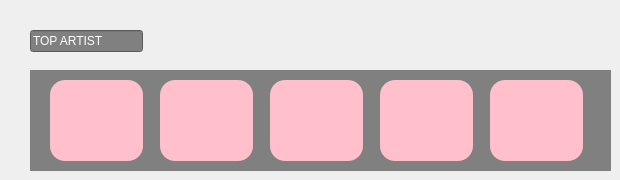
      <widget class="QWidget" name="menu_3">
       <widget class="QLabel" name="Home_3">
        <property name="geometry">
         <rect>
          <x>30</x>
          <y>70</y>
          <width>581</width>
          <height>101</height>
         </rect>
        </property>
        <property name="styleSheet">
         <string notr="true">background-color:grey;
font: 40pt &quot;Arial&quot;;</string>
        </property>
        <property name="text">
         <string/>
        </property>
        <property name="textFormat">
         <enum>Qt::PlainText</enum>
        </property>
       </widget>
       <widget class="QPushButton" name="btncharlieputh_4">
        <property name="geometry">
         <rect>
          <x>50</x>
          <y>80</y>
          <width>93</width>
          <height>81</height>
         </rect>
        </property>
        <property name="styleSheet">
         <string notr="true">background-color:pink;
border-radius:15px;</string>
        </property>
        <property name="text">
         <string/>
        </property>
        <property name="icon">
         <iconset>
          <normaloff>../../../Pictures/Saved Pictures/z5963671587989_9a055e69c9ce33bd8a6f0b4f7774f4c9.jpg</normaloff>../../../Pictures/Saved Pictures/z5963671587989_9a055e69c9ce33bd8a6f0b4f7774f4c9.jpg</iconset>
        </property>
        <property name="iconSize">
         <size>
          <width>70</width>
          <height>70</height>
         </size>
        </property>
       </widget>
       <widget class="QLineEdit" name="lineEdit_4">
        <property name="geometry">
         <rect>
          <x>30</x>
          <y>30</y>
          <width>113</width>
          <height>22</height>
         </rect>
        </property>
        <property name="styleSheet">
         <string notr="true">background-color:grey;
color:white;</string>
        </property>
        <property name="text">
         <string>TOP ARTIST</string>
        </property>
       </widget>
       <widget class="QPushButton" name="btnsontungmtp_4">
        <property name="geometry">
         <rect>
          <x>160</x>
          <y>80</y>
          <width>93</width>
          <height>81</height>
         </rect>
        </property>
        <property name="styleSheet">
         <string notr="true">background-color:pink;
border-radius:15px;</string>
        </property>
        <property name="text">
         <string/>
        </property>
        <property name="icon">
         <iconset>
          <normaloff>../../../Pictures/Saved Pictures/z5963650387289_3ce32cfffc5ae409ed6358ef90b61909.jpg</normaloff>../../../Pictures/Saved Pictures/z5963650387289_3ce32cfffc5ae409ed6358ef90b61909.jpg</iconset>
        </property>
        <property name="iconSize">
         <size>
          <width>70</width>
          <height>70</height>
         </size>
        </property>
       </widget>
       <widget class="QPushButton" name="pushButton_17">
        <property name="geometry">
         <rect>
          <x>490</x>
          <y>80</y>
          <width>93</width>
          <height>81</height>
         </rect>
        </property>
        <property name="styleSheet">
         <string notr="true">background-color:pink;
border-radius:15px;</string>
        </property>
        <property name="text">
         <string/>
        </property>
        <property name="icon">
         <iconset>
          <normaloff>../../../Pictures/Saved Pictures/z5963676386276_99d8c354eb1a98ab406be48812a9d6b7.jpg</normaloff>../../../Pictures/Saved Pictures/z5963676386276_99d8c354eb1a98ab406be48812a9d6b7.jpg</iconset>
        </property>
        <property name="iconSize">
         <size>
          <width>70</width>
          <height>70</height>
         </size>
        </property>
       </widget>
       <widget class="QPushButton" name="pushButton_18">
        <property name="geometry">
         <rect>
          <x>380</x>
          <y>80</y>
          <width>93</width>
          <height>81</height>
         </rect>
        </property>
        <property name="styleSheet">
         <string notr="true">background-color:pink;
border-radius:15px;</string>
        </property>
        <property name="text">
         <string/>
        </property>
        <property name="icon">
         <iconset>
          <normaloff>../../../Pictures/Saved Pictures/z5963770612829_9991de2272880b99a26339dddda62485.jpg</normaloff>../../../Pictures/Saved Pictures/z5963770612829_9991de2272880b99a26339dddda62485.jpg</iconset>
        </property>
        <property name="iconSize">
         <size>
          <width>70</width>
          <height>70</height>
         </size>
        </property>
       </widget>
       <widget class="QPushButton" name="pushButton_19">
        <property name="geometry">
         <rect>
          <x>270</x>
          <y>80</y>
          <width>93</width>
          <height>81</height>
         </rect>
        </property>
        <property name="styleSheet">
         <string notr="true">background-color:pink;
border-radius:15px;</string>
        </property>
        <property name="text">
         <string/>
        </property>
        <property name="icon">
         <iconset>
          <normaloff>../../../Pictures/Saved Pictures/z5963777620362_1cedc1575d1c3715090f5b37a00ffe26.jpg</normaloff>../../../Pictures/Saved Pictures/z5963777620362_1cedc1575d1c3715090f5b37a00ffe26.jpg</iconset>
        </property>
        <property name="iconSize">
         <size>
          <width>70</width>
          <height>70</height>
         </size>
        </property>
       </widget>
      </widget>
